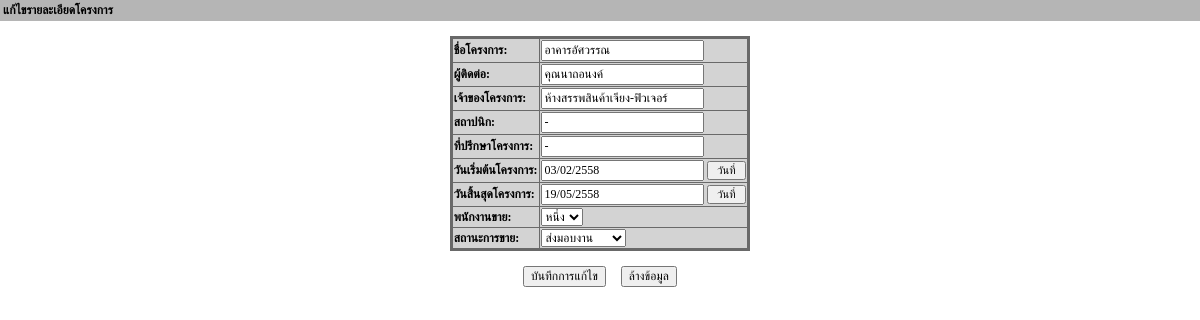
/EditUser.php?ID=32, run on the app's committed database.
### tables this page shows
CREATE TABLE `detailproject` (
  `ProjectID` int(50) NOT NULL auto_increment,
  `NameProject` varchar(100) NOT NULL,
  `Contact` varchar(50) NOT NULL,
  `OwnerProject` varchar(100) NOT NULL,
  `Architect` varchar(50) NOT NULL,
  `Consultant` varchar(100) NOT NULL,
  `StartDate` varchar(20) NOT NULL,
  `LastDate` varchar(20) NOT NULL,
  `Sale` varchar(10) NOT NULL,
  `StatusData` varchar(20) NOT NULL,
  PRIMARY KEY  (`ProjectID`)
);

### EditUser.php (the view, shortened to what this page needs)
<html>
<head>
<link type="text/css" rel="stylesheet" href="css/style.css" />
<link href="stylesheet.css" rel="stylesheet" type="text/css">
</head>
<body leftmargin="0" topmargin="0">
<table style="font-weight: bold;" width="100%" bgcolor="#B5B5B5">
<tr>
<td><span class="style2">แก้ไขรายละเอียดโครงการ</span></td>
</tr>
</table><br>
<center>
	<form action="SaveEditAdmin.php?ID=<?php echo $_GET["ID"];?>" name="frmEdit" method="post">
<?php
$strSQL = "SELECT * FROM detailproject WHERE ProjectID = '".$_GET["ID"]."' ";
$objQuery = mysql_query($strSQL) or die(mysql_error());
$objResult = mysql_fetch_array($objQuery);
?>
<table border="1" style="border-collapse:collapse; border: solid #696969; background-color: #D3D3D3;" style="font-size: 13px;">
<tr>
<td style="font-weight: bold;">ชื่อโครงการ:</td>
<td><input type="text" name="txtEditNameProject" value="<?php echo $objResult["NameProject"];?>" /></td>
</tr>
<tr>
<td style="font-weight: bold;">ผู้ติดต่อ:</td>
<td><input type="text" name="txtEditContact" value="<?php echo $objResult["Contact"];?>" /></td>
</tr>
<tr>
<td style="font-weight: bold;">เจ้าของโครงการ:</td>
<td><input type="text" name="txtEditOwnerProject" value="<?php echo $objResult["OwnerProject"];?>" /></td>
</tr>
<tr>
<td style="font-weight: bold;">สถาปนิก:</td>
<td><input type="text" name="txtEditArchitect" value="<?php echo $objResult["Architect"];?>" /></td>
</tr>
<tr>
<td style="font-weight: bold;">ที่ปรึกษาโครงการ:</td>
<td><input type="text" name="txtEditConsultant" value="<?php echo $objResult["Consultant"];?>" /></td>
</tr>
<tr><td style="font-weight: bold;">วันเริ่มต้นโครงการ:</td>
<td><input type="text" name="txtEditStartDate" id="daymonthyear1" onKeyPress="kod_pum()" value="<?php echo $objResult["StartDate"];?>" />
</td>
</tr>
<tr><td style="font-weight: bold;">วันสิ้นสุดโครงการ:</td>
<td><input type="text" name="txtEditLastDate" id="daymonthyear2" onKeyPress="kod_pum()" value="<?php echo $objResult['LastDate'];?>" />
</td>
</tr>
<td style="font-weight: bold;">
พนักงานขาย:
</td>
<td>
<select name="txtEditSale">
		<option><?=$objResult["Sale"];?></option>
</select>
</td>
<tr>
<td style="font-weight: bold;">
สถานะการขาย:
</td>
<td>
	<select name="txtEditStatusData">
	<option><?=$objResult["StatusData"];?></option>
	</select>
</td>
</tr>
</table>
<br>
<input type="submit" name="submit" value="บันทึกการแก้ไข">
<input type="reset" name="reset" value="ล้างข้อมูล">
</center>
</body>
</html>

### data on the page
detailproject: txtEditNameProject "อาคารอัศวรรณ", txtEditContact "คุณนาถอนงค์", txtEditOwnerProject "ห้างสรรพสินค้าเจียง-ฟิวเจอร์", txtEditArchitect "-", txtEditConsultant "-", txtEditStartDate "03/02/2558", txtEditLastDate "19/05/2558", txtEditSale "หนึ่ง", txtEditStatusData "ส่งมอบงาน"
